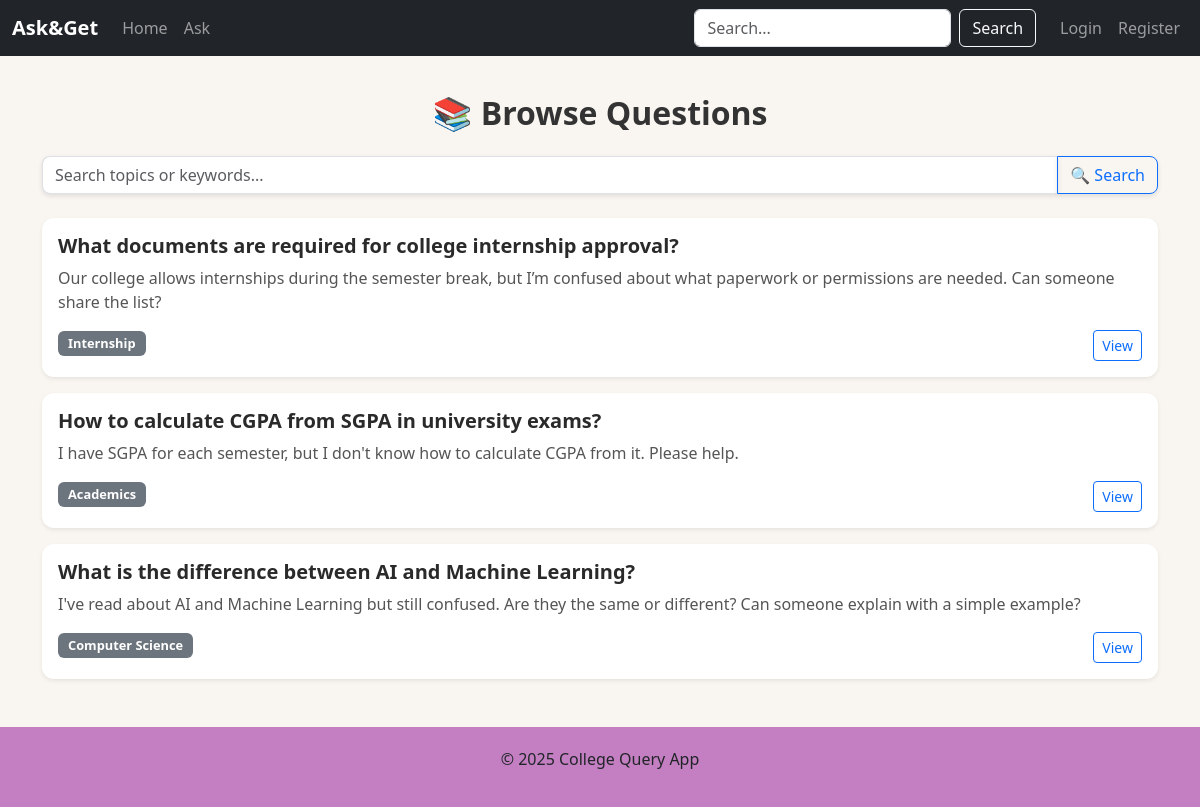
The page / on the database its author committed.
### app/models.py (models this page shows)
class Question(db.Model):
    id = db.Column(db.Integer, primary_key=True)
    title = db.Column(db.String(200), nullable=False)
    body = db.Column(db.Text, nullable=False)
    tag = db.Column(db.String(64), nullable=False)
    created_at = db.Column(db.DateTime, default=datetime.utcnow)
    user_id = db.Column(db.Integer, db.ForeignKey('user.id'), nullable=False)
    answers = db.relationship('Answer', backref='question', lazy=True)

### app/routes.py (the view)
@main.route('/')
def home():
    questions = Question.query.order_by(Question.created_at.desc()).all()
    return render_template('home.html', questions=questions)

### app/templates/home.html (shortened to what this page needs)
{% extends 'base.html' %}
{% block content %}
<h2 class="mb-4 text-center">📚 Browse Questions</h2>
<form class="input-group mb-4" method="GET" action="{{ url_for('main.home') }}">
    <input type="text" class="form-control" name="q" placeholder="Search topics or keywords..." value="{{ request.args.get('q', '') }}">
    <button class="btn btn-outline-primary" type="submit">🔍 Search</button>
</form>
{% for q in questions %}
<div class="card shadow-sm mb-3">
    <div class="card-body">
        <h5 class="card-title">{{ q.title }}</h5>
        <p class="card-text">{{ q.body[:150] }}{% if q.body|length > 150 %}...{% endif %}</p>
        <span class="badge">{{ q.tag }}</span>
        <a href="{{ url_for('main.view_question', question_id=q.id) }}" class="btn btn-sm btn-outline-primary float-end">View</a>
    </div>
</div>
{% else %}
<p>No questions found.</p>
{% endfor %}
{% endblock %}

### app/templates/base.html (style rules this page uses)
body { padding-top: 70px; }
body { background-color: hsl(301, 36%, 63%); font-family: 'Poppins', sans-serif; }
.card { border-radius: 16px; box-shadow: 0 4px 20px rgba(0, 0, 0, 0.1); transition: transform 0.2s ease; }

### app/templates/home.html (style rules this page uses)
body { background-color: #f9f5f0; font-family: 'Segoe UI', Tahoma, Geneva, Verdana, sans-serif; }
h2 { color: #333; font-weight: 600; }
.input-group input { border-radius: 8px 0 0 8px; border-right: none; box-shadow: 0 2px 5px rgba(0,0,0,0.1); }
.input-group button { border-radius: 0 8px 8px 0; box-shadow: 0 2px 5px rgba(0,0,0,0.1); }
.card { transition: transform 0.2s, box-shadow 0.2s; border-radius: 12px; border: none; }
.card-title { font-weight: bold; color: #2a2a2a; }
.card-text { color: #555; }
.btn-outline-primary { transition: all 0.2s ease-in-out; }
.badge { font-size: 0.8rem; padding: 6px 10px; background-color: #6c757d; }

### rows shown on the page
Question: title "What documents are required for college internship approval?", body "Our college allows internships during the semester break, but I’m confused about what paperwork or permissions are needed. Can someone share the list?", tag "Internship"
Question: title "How to calculate CGPA from SGPA in university exams?", body "I have SGPA for each semester, but I don't know how to calculate CGPA from it. Please help.", tag "Academics"
Question: title "What is the difference between AI and Machine Learning?", body "I've read about AI and Machine Learning but still confused. Are they the same or different? Can someone explain with a simple example?", tag "Computer Science"

### other values the page prints
{{ current_year if current_year else 2025 }} "2025"
